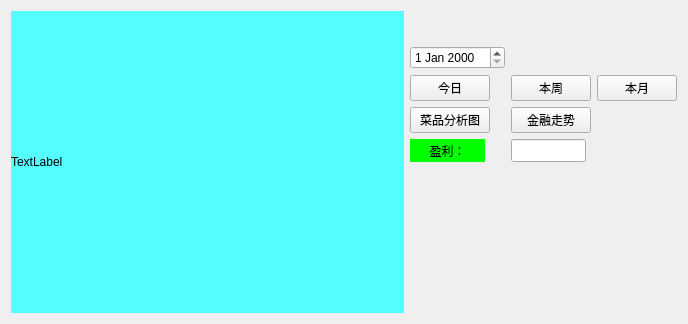
<?xml version="1.0" encoding="UTF-8"?>
<ui version="4.0">
 <class>Form</class>
 <widget class="QWidget" name="Form">
  <property name="geometry">
   <rect>
    <x>0</x>
    <y>0</y>
    <width>688</width>
    <height>324</height>
   </rect>
  </property>
  <property name="windowTitle">
   <string>Form</string>
  </property>
  <layout class="QHBoxLayout" name="horizontalLayout">
   <item>
    <widget class="QLabel" name="label">
     <property name="sizePolicy">
      <sizepolicy hsizetype="MinimumExpanding" vsizetype="MinimumExpanding">
       <horstretch>0</horstretch>
       <verstretch>0</verstretch>
      </sizepolicy>
     </property>
     <property name="minimumSize">
      <size>
       <width>320</width>
       <height>240</height>
      </size>
     </property>
     <property name="maximumSize">
      <size>
       <width>640</width>
       <height>480</height>
      </size>
     </property>
     <property name="styleSheet">
      <string notr="true">background-color: rgb(85, 255, 255);</string>
     </property>
     <property name="text">
      <string>TextLabel</string>
     </property>
    </widget>
   </item>
   <item>
    <layout class="QGridLayout" name="gridLayout" rowstretch="1,1,1,1,1,5">
     <item row="2" column="2">
      <widget class="QPushButton" name="pushButton_3">
       <property name="sizePolicy">
        <sizepolicy hsizetype="Fixed" vsizetype="Fixed">
         <horstretch>0</horstretch>
         <verstretch>0</verstretch>
        </sizepolicy>
       </property>
       <property name="text">
        <string>本月</string>
       </property>
       <property name="checkable">
        <bool>false</bool>
       </property>
      </widget>
     </item>
     <item row="2" column="0">
      <widget class="QPushButton" name="pushButton">
       <property name="enabled">
        <bool>true</bool>
       </property>
       <property name="sizePolicy">
        <sizepolicy hsizetype="Fixed" vsizetype="Fixed">
         <horstretch>0</horstretch>
         <verstretch>0</verstretch>
        </sizepolicy>
       </property>
       <property name="text">
        <string>今日</string>
       </property>
       <property name="checkable">
        <bool>false</bool>
       </property>
      </widget>
     </item>
     <item row="4" column="0">
      <widget class="QLabel" name="label_2">
       <property name="sizePolicy">
        <sizepolicy hsizetype="Fixed" vsizetype="Preferred">
         <horstretch>0</horstretch>
         <verstretch>0</verstretch>
        </sizepolicy>
       </property>
       <property name="minimumSize">
        <size>
         <width>75</width>
         <height>23</height>
        </size>
       </property>
       <property name="layoutDirection">
        <enum>Qt::LeftToRight</enum>
       </property>
       <property name="styleSheet">
        <string notr="true">background-color: rgb(0, 255, 0);</string>
       </property>
       <property name="text">
        <string>盈利：</string>
       </property>
       <property name="alignment">
        <set>Qt::AlignCenter</set>
       </property>
      </widget>
     </item>
     <item row="4" column="1">
      <widget class="QLineEdit" name="lineEdit">
       <property name="sizePolicy">
        <sizepolicy hsizetype="Preferred" vsizetype="Fixed">
         <horstretch>0</horstretch>
         <verstretch>0</verstretch>
        </sizepolicy>
       </property>
       <property name="minimumSize">
        <size>
         <width>75</width>
         <height>23</height>
        </size>
       </property>
       <property name="maximumSize">
        <size>
         <width>75</width>
         <height>23</height>
        </size>
       </property>
      </widget>
     </item>
     <item row="1" column="0">
      <widget class="QDateEdit" name="dateEdit">
       <property name="sizePolicy">
        <sizepolicy hsizetype="Fixed" vsizetype="Fixed">
         <horstretch>0</horstretch>
         <verstretch>0</verstretch>
        </sizepolicy>
       </property>
       <property name="toolTip">
        <string>输入查询的日期</string>
       </property>
      </widget>
     </item>
     <item row="2" column="1">
      <widget class="QPushButton" name="pushButton_2">
       <property name="sizePolicy">
        <sizepolicy hsizetype="Fixed" vsizetype="Fixed">
         <horstretch>0</horstretch>
         <verstretch>0</verstretch>
        </sizepolicy>
       </property>
       <property name="text">
        <string>本周</string>
       </property>
       <property name="checkable">
        <bool>false</bool>
       </property>
      </widget>
     </item>
     <item row="3" column="1">
      <widget class="QPushButton" name="pushButton_5">
       <property name="sizePolicy">
        <sizepolicy hsizetype="Fixed" vsizetype="Fixed">
         <horstretch>0</horstretch>
         <verstretch>0</verstretch>
        </sizepolicy>
       </property>
       <property name="text">
        <string>金融走势</string>
       </property>
       <property name="checkable">
        <bool>false</bool>
       </property>
      </widget>
     </item>
     <item row="3" column="0">
      <widget class="QPushButton" name="pushButton_4">
       <property name="sizePolicy">
        <sizepolicy hsizetype="Fixed" vsizetype="Fixed">
         <horstretch>0</horstretch>
         <verstretch>0</verstretch>
        </sizepolicy>
       </property>
       <property name="toolTip">
        <string>当日所售出所有的菜品分析图</string>
       </property>
       <property name="text">
        <string>菜品分析图</string>
       </property>
       <property name="checkable">
        <bool>false</bool>
       </property>
      </widget>
     </item>
     <item row="5" column="0" colspan="3">
      <widget class="QWidget" name="widget" native="true"/>
     </item>
     <item row="0" column="0" colspan="3">
      <widget class="QWidget" name="widget_2" native="true"/>
     </item>
    </layout>
   </item>
  </layout>
 </widget>
 <resources/>
 <connections>
  <connection>
   <sender>pushButton</sender>
   <signal>pressed()</signal>
   <receiver>Form</receiver>
   <slot>pb_today_click()</slot>
   <hints>
    <hint type="sourcelabel">
     <x>382</x>
     <y>101</y>
    </hint>
    <hint type="destinationlabel">
     <x>641</x>
     <y>50</y>
    </hint>
   </hints>
  </connection>
  <connection>
   <sender>pushButton_2</sender>
   <signal>pressed()</signal>
   <receiver>Form</receiver>
   <slot>pb_week_click()</slot>
   <hints>
    <hint type="sourcelabel">
     <x>488</x>
     <y>94</y>
    </hint>
    <hint type="destinationlabel">
     <x>614</x>
     <y>44</y>
    </hint>
   </hints>
  </connection>
  <connection>
   <sender>pushButton_3</sender>
   <signal>pressed()</signal>
   <receiver>Form</receiver>
   <slot>pb_mouth_click()</slot>
   <hints>
    <hint type="sourcelabel">
     <x>586</x>
     <y>91</y>
    </hint>
    <hint type="destinationlabel">
     <x>625</x>
     <y>29</y>
    </hint>
   </hints>
  </connection>
  <connection>
   <sender>pushButton_4</sender>
   <signal>clicked()</signal>
   <receiver>Form</receiver>
   <slot>pb_caipingfenxitu_click()</slot>
   <hints>
    <hint type="sourcelabel">
     <x>402</x>
     <y>136</y>
    </hint>
    <hint type="destinationlabel">
     <x>604</x>
     <y>79</y>
    </hint>
   </hints>
  </connection>
  <connection>
   <sender>pushButton_5</sender>
   <signal>clicked()</signal>
   <receiver>Form</receiver>
   <slot>pb_jingrongzoushi_click()</slot>
   <hints>
    <hint type="sourcelabel">
     <x>628</x>
     <y>135</y>
    </hint>
    <hint type="destinationlabel">
     <x>649</x>
     <y>94</y>
    </hint>
   </hints>
  </connection>
  <connection>
   <sender>dateEdit</sender>
   <signal>dateChanged(QDate)</signal>
   <receiver>Form</receiver>
   <slot>dt_date_change()</slot>
   <hints>
    <hint type="sourcelabel">
     <x>407</x>
     <y>58</y>
    </hint>
    <hint type="destinationlabel">
     <x>700</x>
     <y>15</y>
    </hint>
   </hints>
  </connection>
 </connections>
 <slots>
  <slot>pb_today_click()</slot>
  <slot>pb_week_click()</slot>
  <slot>pb_mouth_click()</slot>
  <slot>pb_caipingfenxitu_click()</slot>
  <slot>pb_jingrongzoushi_click()</slot>
  <slot>pb_renliugaofengqi_click()</slot>
  <slot>dt_date_change()</slot>
 </slots>
</ui>
